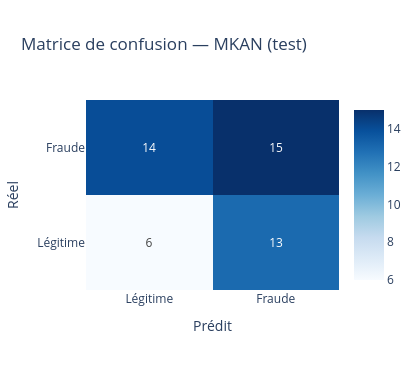

Here is the notebook cell this chart was saved with:
### Code cell
# Collecte des prédictions sur le jeu de test
model.eval()
all_scores_t, all_labels_t = [], []
with torch.no_grad():
    for X_batch, y_batch in test_loader:
        all_scores_t.append(model(X_batch.to(DEVICE)).cpu().numpy())
        all_labels_t.append(y_batch.numpy())

scores_t = np.concatenate(all_scores_t)
labels_t = np.concatenate(all_labels_t).astype(int)
preds_t  = (scores_t >= 0.5).astype(int)

# Matrice de confusion (pure numpy)
tn = int(((preds_t == 0) & (labels_t == 0)).sum())
fp = int(((preds_t == 1) & (labels_t == 0)).sum())
fn = int(((preds_t == 0) & (labels_t == 1)).sum())
tp = int(((preds_t == 1) & (labels_t == 1)).sum())

cm_values   = [[tn, fp], [fn, tp]]
axis_labels = ['Légitime', 'Fraude']
annot_text  = [[str(v) for v in row] for row in cm_values]

fig_cm = go.Figure(go.Heatmap(
    z=cm_values,
    x=axis_labels,
    y=axis_labels,
    colorscale='Blues',
    text=annot_text,
    texttemplate='%{text}',
    showscale=True,
))
fig_cm.update_layout(
    title='Matrice de confusion — MKAN (test)',
    xaxis_title='Prédit',
    yaxis_title='Réel',
    width=420, height=370,
)
fig_cm.write_html(os.path.join(CHECKPOINT_DIR, 'confusion_matrix.html'))
fig_cm.show()
print(f'VN={tn}  FP={fp}  FN={fn}  VP={tp}')

### Figure 1 — Plotly figure (JSON) as saved in the notebook; plotly's stock layout.template omitted (floating-point values rounded to 4 significant figures)
{"data": [{"colorscale": [[0, "rgb(247,251,255)"], [0.125, "rgb(222,235,247)"], [0.25, "rgb(198,219,239)"], [0.375, "rgb(158,202,225)"], [0.5, "rgb(107,174,214)"], [0.625, "rgb(66,146,198)"], [0.75, "rgb(33,113,181)"], [0.875, "rgb(8,81,156)"], [1, "rgb(8,48,107)"]], "showscale": true, "text": [["6", "13"], ["14", "15"]], "texttemplate": "%{text}", "type": "heatmap", "x": ["Légitime", "Fraude"], "y": ["Légitime", "Fraude"], "z": [[6, 13], [14, 15]]}], "layout": {"height": 370, "title": {"text": "Matrice de confusion — MKAN (test)"}, "width": 420, "xaxis": {"title": {"text": "Prédit"}}, "yaxis": {"title": {"text": "Réel"}}}}
